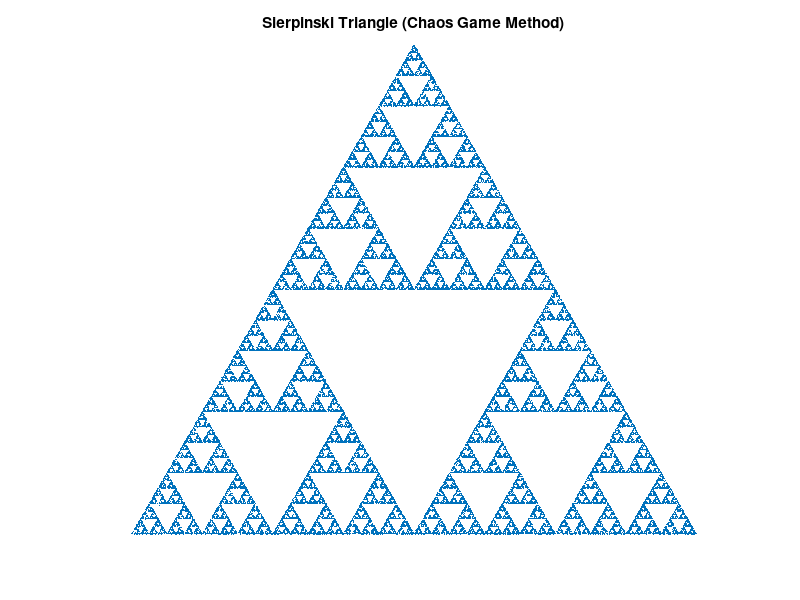

Reproduce this figure in MATLAB.
% Sierpinski Triangle using Chaos Game Method

clc;
clear;

% Define the three vertices of an equilateral triangle
A = [0, 0];
B = [1, 0];
C = [0.5, sqrt(3)/2];

% Plot settings
num_points = 50000;      % Number of points to plot
X = zeros(num_points, 1);
Y = zeros(num_points, 1);

% Starting point (can be random inside the triangle)
P = [0.1, 0.1];

for i = 1:num_points
    % Randomly choose one of the three vertices
    r = randi(3);
    if r == 1
        vertex = A;
    elseif r == 2
        vertex = B;
    else
        vertex = C;
    end
    
    % Move halfway towards the chosen vertex
    P = (P + vertex) / 2;
    
    % Store the point
    X(i) = P(1);
    Y(i) = P(2);
end

% Plot the points
figure;
plot(X, Y, '.', 'MarkerSize', 1);
axis equal off;
title('Sierpinski Triangle (Chaos Game Method)');
